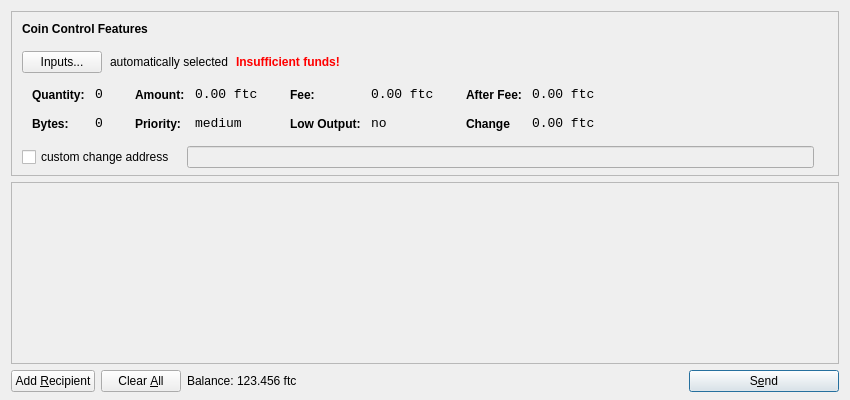
<?xml version="1.0" encoding="UTF-8"?>
<ui version="4.0">
 <class>SendCoinsDialog</class>
 <widget class="QDialog" name="SendCoinsDialog">
  <property name="geometry">
   <rect>
    <x>0</x>
    <y>0</y>
    <width>850</width>
    <height>400</height>
   </rect>
  </property>
  <property name="windowTitle">
   <string>Send Coins</string>
  </property>
  <layout class="QVBoxLayout" name="verticalLayout" stretch="0,1,0">
   <property name="bottomMargin">
    <number>8</number>
   </property>
   <item>
    <widget class="QFrame" name="frameCoinControl">
     <property name="sizePolicy">
      <sizepolicy hsizetype="Expanding" vsizetype="Expanding">
       <horstretch>0</horstretch>
       <verstretch>0</verstretch>
      </sizepolicy>
     </property>
     <property name="maximumSize">
      <size>
       <width>16777215</width>
       <height>16777215</height>
      </size>
     </property>
     <property name="frameShape">
      <enum>QFrame::StyledPanel</enum>
     </property>
     <property name="frameShadow">
      <enum>QFrame::Sunken</enum>
     </property>
     <layout class="QVBoxLayout" name="verticalLayoutCoinControl2">
      <property name="spacing">
       <number>-1</number>
      </property>
      <property name="leftMargin">
       <number>0</number>
      </property>
      <property name="topMargin">
       <number>0</number>
      </property>
      <property name="rightMargin">
       <number>0</number>
      </property>
      <property name="bottomMargin">
       <number>6</number>
      </property>
      <item>
       <layout class="QVBoxLayout" name="verticalLayoutCoinControl" stretch="0,0,0,0,1">
        <property name="spacing">
         <number>0</number>
        </property>
        <property name="leftMargin">
         <number>10</number>
        </property>
        <property name="topMargin">
         <number>10</number>
        </property>
        <item>
         <layout class="QHBoxLayout" name="horizontalLayoutCoinControl1">
          <property name="bottomMargin">
           <number>15</number>
          </property>
          <item>
           <widget class="QLabel" name="labelCoinControlFeatures">
            <property name="sizePolicy">
             <sizepolicy hsizetype="Preferred" vsizetype="Maximum">
              <horstretch>0</horstretch>
              <verstretch>0</verstretch>
             </sizepolicy>
            </property>
            <property name="font">
             <font>
              <weight>75</weight>
              <bold>true</bold>
             </font>
            </property>
            <property name="styleSheet">
             <string notr="true">font-weight:bold;</string>
            </property>
            <property name="text">
             <string>Coin Control Features</string>
            </property>
           </widget>
          </item>
         </layout>
        </item>
        <item>
         <layout class="QHBoxLayout" name="horizontalLayoutCoinControl2" stretch="0,0,0,0">
          <property name="spacing">
           <number>8</number>
          </property>
          <property name="bottomMargin">
           <number>10</number>
          </property>
          <item>
           <widget class="QPushButton" name="pushButtonCoinControl">
            <property name="styleSheet">
             <string notr="true"/>
            </property>
            <property name="text">
             <string>Inputs...</string>
            </property>
           </widget>
          </item>
          <item>
           <widget class="QLabel" name="labelCoinControlAutomaticallySelected">
            <property name="text">
             <string>automatically selected</string>
            </property>
            <property name="margin">
             <number>5</number>
            </property>
           </widget>
          </item>
          <item>
           <widget class="QLabel" name="labelCoinControlInsuffFunds">
            <property name="font">
             <font>
              <weight>75</weight>
              <bold>true</bold>
             </font>
            </property>
            <property name="styleSheet">
             <string notr="true">color:red;font-weight:bold;</string>
            </property>
            <property name="text">
             <string>Insufficient funds!</string>
            </property>
            <property name="margin">
             <number>5</number>
            </property>
           </widget>
          </item>
          <item>
           <spacer name="horizontalSpacerCoinControl">
            <property name="orientation">
             <enum>Qt::Horizontal</enum>
            </property>
            <property name="sizeHint" stdset="0">
             <size>
              <width>40</width>
              <height>1</height>
             </size>
            </property>
           </spacer>
          </item>
         </layout>
        </item>
        <item>
         <widget class="QWidget" name="widgetCoinControl" native="true">
          <property name="sizePolicy">
           <sizepolicy hsizetype="Preferred" vsizetype="Preferred">
            <horstretch>0</horstretch>
            <verstretch>0</verstretch>
           </sizepolicy>
          </property>
          <property name="minimumSize">
           <size>
            <width>0</width>
            <height>0</height>
           </size>
          </property>
          <property name="styleSheet">
           <string notr="true"/>
          </property>
          <layout class="QHBoxLayout" name="horizontalLayoutCoinControl5">
           <property name="margin">
            <number>0</number>
           </property>
           <item>
            <layout class="QHBoxLayout" name="horizontalLayoutCoinControl3" stretch="0,0,0,1">
             <property name="spacing">
              <number>20</number>
             </property>
             <property name="topMargin">
              <number>0</number>
             </property>
             <property name="bottomMargin">
              <number>10</number>
             </property>
             <item>
              <layout class="QFormLayout" name="formLayoutCoinControl1">
               <property name="horizontalSpacing">
                <number>10</number>
               </property>
               <property name="verticalSpacing">
                <number>14</number>
               </property>
               <property name="leftMargin">
                <number>10</number>
               </property>
               <property name="topMargin">
                <number>4</number>
               </property>
               <property name="rightMargin">
                <number>6</number>
               </property>
               <item row="0" column="0">
                <widget class="QLabel" name="labelCoinControlQuantityText">
                 <property name="styleSheet">
                  <string notr="true">font-weight:bold;</string>
                 </property>
                 <property name="text">
                  <string>Quantity:</string>
                 </property>
                 <property name="margin">
                  <number>0</number>
                 </property>
                </widget>
               </item>
               <item row="0" column="1">
                <widget class="QLabel" name="labelCoinControlQuantity">
                 <property name="font">
                  <font>
                   <family>Monospace</family>
                   <pointsize>10</pointsize>
                  </font>
                 </property>
                 <property name="cursor">
                  <cursorShape>IBeamCursor</cursorShape>
                 </property>
                 <property name="contextMenuPolicy">
                  <enum>Qt::ActionsContextMenu</enum>
                 </property>
                 <property name="text">
                  <string>0</string>
                 </property>
                 <property name="margin">
                  <number>0</number>
                 </property>
                 <property name="textInteractionFlags">
                  <set>Qt::LinksAccessibleByMouse|Qt::TextSelectableByKeyboard|Qt::TextSelectableByMouse</set>
                 </property>
                </widget>
               </item>
               <item row="1" column="0">
                <widget class="QLabel" name="labelCoinControlBytesText">
                 <property name="styleSheet">
                  <string notr="true">font-weight:bold;</string>
                 </property>
                 <property name="text">
                  <string>Bytes:</string>
                 </property>
                </widget>
               </item>
               <item row="1" column="1">
                <widget class="QLabel" name="labelCoinControlBytes">
                 <property name="font">
                  <font>
                   <family>Monospace</family>
                   <pointsize>10</pointsize>
                  </font>
                 </property>
                 <property name="cursor">
                  <cursorShape>IBeamCursor</cursorShape>
                 </property>
                 <property name="contextMenuPolicy">
                  <enum>Qt::ActionsContextMenu</enum>
                 </property>
                 <property name="text">
                  <string>0</string>
                 </property>
                 <property name="textInteractionFlags">
                  <set>Qt::LinksAccessibleByMouse|Qt::TextSelectableByKeyboard|Qt::TextSelectableByMouse</set>
                 </property>
                </widget>
               </item>
              </layout>
             </item>
             <item>
              <layout class="QFormLayout" name="formLayoutCoinControl2">
               <property name="horizontalSpacing">
                <number>10</number>
               </property>
               <property name="verticalSpacing">
                <number>14</number>
               </property>
               <property name="leftMargin">
                <number>6</number>
               </property>
               <property name="topMargin">
                <number>4</number>
               </property>
               <property name="rightMargin">
                <number>6</number>
               </property>
               <item row="0" column="0">
                <widget class="QLabel" name="labelCoinControlAmountText">
                 <property name="styleSheet">
                  <string notr="true">font-weight:bold;</string>
                 </property>
                 <property name="text">
                  <string>Amount:</string>
                 </property>
                 <property name="margin">
                  <number>0</number>
                 </property>
                </widget>
               </item>
               <item row="0" column="1">
                <widget class="QLabel" name="labelCoinControlAmount">
                 <property name="font">
                  <font>
                   <family>Monospace</family>
                   <pointsize>10</pointsize>
                  </font>
                 </property>
                 <property name="cursor">
                  <cursorShape>IBeamCursor</cursorShape>
                 </property>
                 <property name="contextMenuPolicy">
                  <enum>Qt::ActionsContextMenu</enum>
                 </property>
                 <property name="text">
                  <string notr="true">0.00 ftc</string>
                 </property>
                 <property name="textInteractionFlags">
                  <set>Qt::LinksAccessibleByMouse|Qt::TextSelectableByKeyboard|Qt::TextSelectableByMouse</set>
                 </property>
                </widget>
               </item>
               <item row="1" column="0">
                <widget class="QLabel" name="labelCoinControlPriorityText">
                 <property name="styleSheet">
                  <string notr="true">font-weight:bold;</string>
                 </property>
                 <property name="text">
                  <string>Priority:</string>
                 </property>
                </widget>
               </item>
               <item row="1" column="1">
                <widget class="QLabel" name="labelCoinControlPriority">
                 <property name="font">
                  <font>
                   <family>Monospace</family>
                   <pointsize>10</pointsize>
                  </font>
                 </property>
                 <property name="cursor">
                  <cursorShape>IBeamCursor</cursorShape>
                 </property>
                 <property name="contextMenuPolicy">
                  <enum>Qt::ActionsContextMenu</enum>
                 </property>
                 <property name="text">
                  <string>medium</string>
                 </property>
                 <property name="textInteractionFlags">
                  <set>Qt::LinksAccessibleByMouse|Qt::TextSelectableByKeyboard|Qt::TextSelectableByMouse</set>
                 </property>
                </widget>
               </item>
              </layout>
             </item>
             <item>
              <layout class="QFormLayout" name="formLayoutCoinControl3">
               <property name="horizontalSpacing">
                <number>10</number>
               </property>
               <property name="verticalSpacing">
                <number>14</number>
               </property>
               <property name="leftMargin">
                <number>6</number>
               </property>
               <property name="topMargin">
                <number>4</number>
               </property>
               <property name="rightMargin">
                <number>6</number>
               </property>
               <item row="0" column="0">
                <widget class="QLabel" name="labelCoinControlFeeText">
                 <property name="styleSheet">
                  <string notr="true">font-weight:bold;</string>
                 </property>
                 <property name="text">
                  <string>Fee:</string>
                 </property>
                 <property name="margin">
                  <number>0</number>
                 </property>
                </widget>
               </item>
               <item row="0" column="1">
                <widget class="QLabel" name="labelCoinControlFee">
                 <property name="font">
                  <font>
                   <family>Monospace</family>
                   <pointsize>10</pointsize>
                  </font>
                 </property>
                 <property name="cursor">
                  <cursorShape>IBeamCursor</cursorShape>
                 </property>
                 <property name="contextMenuPolicy">
                  <enum>Qt::ActionsContextMenu</enum>
                 </property>
                 <property name="text">
                  <string notr="true">0.00 ftc</string>
                 </property>
                 <property name="textInteractionFlags">
                  <set>Qt::LinksAccessibleByMouse|Qt::TextSelectableByKeyboard|Qt::TextSelectableByMouse</set>
                 </property>
                </widget>
               </item>
               <item row="1" column="0">
                <widget class="QLabel" name="labelCoinControlLowOutputText">
                 <property name="styleSheet">
                  <string notr="true">font-weight:bold;</string>
                 </property>
                 <property name="text">
                  <string>Low Output:</string>
                 </property>
                </widget>
               </item>
               <item row="1" column="1">
                <widget class="QLabel" name="labelCoinControlLowOutput">
                 <property name="font">
                  <font>
                   <family>Monospace</family>
                   <pointsize>10</pointsize>
                  </font>
                 </property>
                 <property name="cursor">
                  <cursorShape>IBeamCursor</cursorShape>
                 </property>
                 <property name="contextMenuPolicy">
                  <enum>Qt::ActionsContextMenu</enum>
                 </property>
                 <property name="text">
                  <string>no</string>
                 </property>
                 <property name="textInteractionFlags">
                  <set>Qt::LinksAccessibleByMouse|Qt::TextSelectableByKeyboard|Qt::TextSelectableByMouse</set>
                 </property>
                </widget>
               </item>
              </layout>
             </item>
             <item>
              <layout class="QFormLayout" name="formLayoutCoinControl4">
               <property name="horizontalSpacing">
                <number>10</number>
               </property>
               <property name="verticalSpacing">
                <number>14</number>
               </property>
               <property name="leftMargin">
                <number>6</number>
               </property>
               <property name="topMargin">
                <number>4</number>
               </property>
               <property name="rightMargin">
                <number>6</number>
               </property>
               <item row="0" column="0">
                <widget class="QLabel" name="labelCoinControlAfterFeeText">
                 <property name="styleSheet">
                  <string notr="true">font-weight:bold;</string>
                 </property>
                 <property name="text">
                  <string>After Fee:</string>
                 </property>
                 <property name="margin">
                  <number>0</number>
                 </property>
                </widget>
               </item>
               <item row="0" column="1">
                <widget class="QLabel" name="labelCoinControlAfterFee">
                 <property name="font">
                  <font>
                   <family>Monospace</family>
                   <pointsize>10</pointsize>
                  </font>
                 </property>
                 <property name="cursor">
                  <cursorShape>IBeamCursor</cursorShape>
                 </property>
                 <property name="contextMenuPolicy">
                  <enum>Qt::ActionsContextMenu</enum>
                 </property>
                 <property name="text">
                  <string notr="true">0.00 ftc</string>
                 </property>
                 <property name="textInteractionFlags">
                  <set>Qt::LinksAccessibleByMouse|Qt::TextSelectableByKeyboard|Qt::TextSelectableByMouse</set>
                 </property>
                </widget>
               </item>
               <item row="1" column="0">
                <widget class="QLabel" name="labelCoinControlChangeText">
                 <property name="styleSheet">
                  <string notr="true">font-weight:bold;</string>
                 </property>
                 <property name="text">
                  <string>Change</string>
                 </property>
                </widget>
               </item>
               <item row="1" column="1">
                <widget class="QLabel" name="labelCoinControlChange">
                 <property name="font">
                  <font>
                   <family>Monospace</family>
                   <pointsize>10</pointsize>
                  </font>
                 </property>
                 <property name="cursor">
                  <cursorShape>IBeamCursor</cursorShape>
                 </property>
                 <property name="contextMenuPolicy">
                  <enum>Qt::ActionsContextMenu</enum>
                 </property>
                 <property name="text">
                  <string notr="true">0.00 ftc</string>
                 </property>
                 <property name="textInteractionFlags">
                  <set>Qt::LinksAccessibleByMouse|Qt::TextSelectableByKeyboard|Qt::TextSelectableByMouse</set>
                 </property>
                </widget>
               </item>
              </layout>
             </item>
            </layout>
           </item>
          </layout>
         </widget>
        </item>
        <item>
         <layout class="QHBoxLayout" name="horizontalLayoutCoinControl4" stretch="0,0,0">
          <property name="spacing">
           <number>12</number>
          </property>
          <property name="sizeConstraint">
           <enum>QLayout::SetDefaultConstraint</enum>
          </property>
          <property name="topMargin">
           <number>5</number>
          </property>
          <property name="rightMargin">
           <number>5</number>
          </property>
          <item>
           <widget class="QCheckBox" name="checkBoxCoinControlChange">
            <property name="text">
             <string>custom change address</string>
            </property>
           </widget>
          </item>
          <item>
           <widget class="QLineEdit" name="lineEditCoinControlChange">
            <property name="enabled">
             <bool>false</bool>
            </property>
            <property name="sizePolicy">
             <sizepolicy hsizetype="Expanding" vsizetype="Fixed">
              <horstretch>0</horstretch>
              <verstretch>0</verstretch>
             </sizepolicy>
            </property>
           </widget>
          </item>
          <item>
           <widget class="QLabel" name="labelCoinControlChangeLabel">
            <property name="sizePolicy">
             <sizepolicy hsizetype="Preferred" vsizetype="Expanding">
              <horstretch>0</horstretch>
              <verstretch>0</verstretch>
             </sizepolicy>
            </property>
            <property name="minimumSize">
             <size>
              <width>0</width>
              <height>0</height>
             </size>
            </property>
            <property name="text">
             <string/>
            </property>
            <property name="margin">
             <number>3</number>
            </property>
           </widget>
          </item>
         </layout>
        </item>
        <item>
         <spacer name="verticalSpacerCoinControl">
          <property name="orientation">
           <enum>Qt::Vertical</enum>
          </property>
          <property name="sizeHint" stdset="0">
           <size>
            <width>800</width>
            <height>1</height>
           </size>
          </property>
         </spacer>
        </item>
       </layout>
      </item>
     </layout>
    </widget>
   </item>
   <item>
    <widget class="QScrollArea" name="scrollArea">
     <property name="widgetResizable">
      <bool>true</bool>
     </property>
     <widget class="QWidget" name="scrollAreaWidgetContents">
      <property name="geometry">
       <rect>
        <x>0</x>
        <y>0</y>
        <width>830</width>
        <height>165</height>
       </rect>
      </property>
      <layout class="QVBoxLayout" name="verticalLayout_2">
       <property name="margin">
        <number>0</number>
       </property>
       <item>
        <layout class="QVBoxLayout" name="entries">
         <property name="spacing">
          <number>6</number>
         </property>
        </layout>
       </item>
       <item>
        <spacer name="verticalSpacer">
         <property name="orientation">
          <enum>Qt::Vertical</enum>
         </property>
         <property name="sizeHint" stdset="0">
          <size>
           <width>20</width>
           <height>40</height>
          </size>
         </property>
        </spacer>
       </item>
      </layout>
     </widget>
    </widget>
   </item>
   <item>
    <layout class="QHBoxLayout" name="horizontalLayout">
     <item>
      <widget class="QPushButton" name="addButton">
       <property name="toolTip">
        <string>Send to multiple recipients at once</string>
       </property>
       <property name="text">
        <string>Add &amp;Recipient</string>
       </property>
       <property name="autoDefault">
        <bool>false</bool>
       </property>
      </widget>
     </item>
     <item>
      <widget class="QPushButton" name="clearButton">
       <property name="sizePolicy">
        <sizepolicy hsizetype="Minimum" vsizetype="Fixed">
         <horstretch>0</horstretch>
         <verstretch>0</verstretch>
        </sizepolicy>
       </property>
       <property name="toolTip">
        <string>Remove all transaction fields</string>
       </property>
       <property name="text">
        <string>Clear &amp;All</string>
       </property>
       <property name="autoRepeatDelay">
        <number>300</number>
       </property>
       <property name="autoDefault">
        <bool>false</bool>
       </property>
      </widget>
     </item>
     <item>
      <layout class="QHBoxLayout" name="horizontalLayout_2">
       <property name="spacing">
        <number>3</number>
       </property>
       <item>
        <widget class="QLabel" name="label">
         <property name="sizePolicy">
          <sizepolicy hsizetype="Preferred" vsizetype="Fixed">
           <horstretch>0</horstretch>
           <verstretch>0</verstretch>
          </sizepolicy>
         </property>
         <property name="text">
          <string>Balance:</string>
         </property>
        </widget>
       </item>
       <item>
        <widget class="QLabel" name="labelBalance">
         <property name="sizePolicy">
          <sizepolicy hsizetype="Preferred" vsizetype="Fixed">
           <horstretch>0</horstretch>
           <verstretch>0</verstretch>
          </sizepolicy>
         </property>
         <property name="cursor">
          <cursorShape>IBeamCursor</cursorShape>
         </property>
         <property name="text">
          <string notr="true">123.456 ftc</string>
         </property>
         <property name="textInteractionFlags">
          <set>Qt::LinksAccessibleByMouse|Qt::TextSelectableByKeyboard|Qt::TextSelectableByMouse</set>
         </property>
        </widget>
       </item>
      </layout>
     </item>
     <item>
      <spacer name="horizontalSpacer">
       <property name="orientation">
        <enum>Qt::Horizontal</enum>
       </property>
       <property name="sizeHint" stdset="0">
        <size>
         <width>40</width>
         <height>20</height>
        </size>
       </property>
      </spacer>
     </item>
     <item>
      <widget class="QPushButton" name="sendButton">
       <property name="minimumSize">
        <size>
         <width>150</width>
         <height>0</height>
        </size>
       </property>
       <property name="toolTip">
        <string>Confirm the send action</string>
       </property>
       <property name="text">
        <string>S&amp;end</string>
       </property>
       <property name="icon">
        <iconset resource="../bitcoin.qrc">
         <normaloff>:/icons/send</normaloff>:/icons/send</iconset>
       </property>
       <property name="default">
        <bool>true</bool>
       </property>
      </widget>
     </item>
    </layout>
   </item>
  </layout>
 </widget>
 <resources>
  <include location="../bitcoin.qrc"/>
 </resources>
 <connections/>
</ui>
